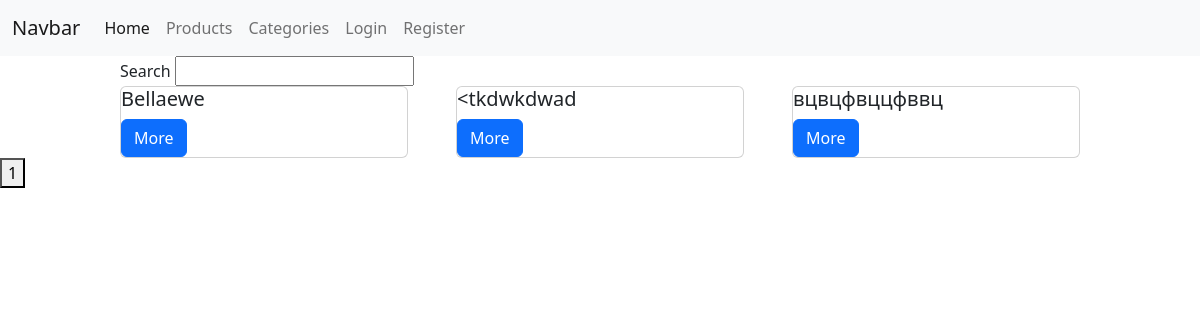
Screenshot of /products/ with the database file from the repository.
### products/models.py (models this page shows, shortened)
class Product(models.Model):
    author = models.ForeignKey(User, on_delete=models.CASCADE, null=True)
    image = models.ImageField()
    title = models.CharField(max_length=180)
    price = models.IntegerField(default=1)
    colour = models.CharField(max_length=20)
    characteristics = models.TextField()
    description = models.TextField()
    categories = models.ManyToManyField(Category)

### products/views.py (the view)
# urls.py: path('products/', products_view),
def products_view(request):
    if request.method == 'GET':
        category_id = request.GET.get('category_id')
        search_text = request.GET.get('search')
        page = int(request.GET.get('page', 1))
        if category_id:
            products = Product.objects.filter(categories__in=[category_id])
        else:
            products = Product.objects.all()
        if search_text:
            products = products.filter(title__icontains=search_text)
        products = [{
            'id': product.id,
            'image': product.image,
            'title': product.title,
            'price': product.price,
            'colour': product.colour,
            'characteristics': product.characteristics,
            'descriptions': product.description,
            'categories': product.categories.all()
        }for product in products]
        max_page = round(products.__len__() / PAGINATION_LIMIT)
        posts = products[PAGINATION_LIMIT * (page-1):PAGINATION_LIMIT * page]
        data = {
            'products': products,
            'user': get_user_from_request(request),
            'max_page': range(1, max_page + 1)
        }
        return render(request, 'products/products.html', context=data)

### users/utils.py (called while the page is built)
def get_user_from_request(request):
    return request.user if not request.user.is_anonymous else None

### templates/products/products.html (shortened to what this page needs)
{% extends 'layouts/main.html' %}
{% block content %}
    <div class="search">
        <form action="/products/" method="get">
            <span>Search</span>
            <input type="text" name="search" value="">
        </form>
    </div>
    <div class="products">
    {% for product in products %}
        <div class="card" style="width: 18rem;">
            <div class="card_body">
                <h5 class="card-title">{{ product.title }}</h5>
                <a href="/products/{{ product.id }}/" class="btn btn-primary">More</a>
            </div>
        </div>
    {% endfor %}
    </div>
    <div>
        {% for page in max_page %}
            <a href="/products/?page={{ page }}">
                <button>{{ page }}</button>
            </a>
        {% endfor %}
    </div>
{% endblock %}

### templates/products/products.html (style rules this page uses)
.products { display: flex; justify-content: space-between; margin-left: 10%; width: 80%; flex-wrap: wrap; }
.search { width: 80%; margin-left: 10%; }

### rows the page displays
Product: title "Bellaewe"
Product: title "<tkdwkdwad"
Product: title "вцвцфвццфввц"

### other values shown
{{ page }} "1"
